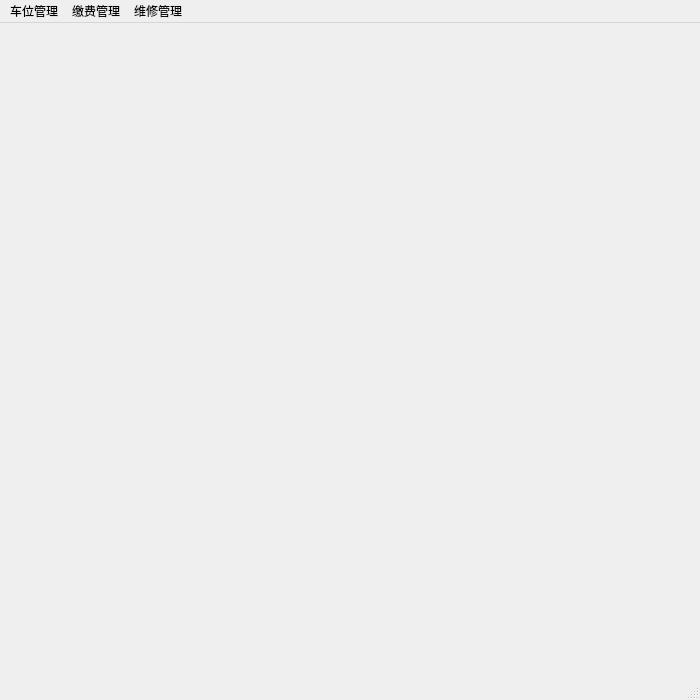
<?xml version="1.0" encoding="UTF-8"?>
<ui version="4.0">
 <class>Owner_MainWindow</class>
 <widget class="QMainWindow" name="Owner_MainWindow">
  <property name="geometry">
   <rect>
    <x>0</x>
    <y>0</y>
    <width>700</width>
    <height>700</height>
   </rect>
  </property>
  <property name="windowTitle">
   <string>MainWindow</string>
  </property>
  <widget class="QWidget" name="centralwidget"/>
  <widget class="QMenuBar" name="menubar">
   <property name="geometry">
    <rect>
     <x>0</x>
     <y>0</y>
     <width>700</width>
     <height>19</height>
    </rect>
   </property>
   <widget class="QMenu" name="menu">
    <property name="title">
     <string>车位管理</string>
    </property>
    <addaction name="action_4"/>
   </widget>
   <widget class="QMenu" name="menu_2">
    <property name="title">
     <string>缴费管理</string>
    </property>
    <addaction name="action"/>
    <addaction name="action_5"/>
   </widget>
   <widget class="QMenu" name="menu_3">
    <property name="title">
     <string>维修管理</string>
    </property>
    <addaction name="action_3"/>
    <addaction name="action_2"/>
   </widget>
   <addaction name="menu"/>
   <addaction name="menu_2"/>
   <addaction name="menu_3"/>
  </widget>
  <widget class="QStatusBar" name="statusbar"/>
  <action name="action">
   <property name="text">
    <string>业主缴费</string>
   </property>
  </action>
  <action name="action_2">
   <property name="text">
    <string>故障查询和评价</string>
   </property>
  </action>
  <action name="action_3">
   <property name="text">
    <string>故障报修</string>
   </property>
  </action>
  <action name="action_4">
   <property name="text">
    <string>车位管理</string>
   </property>
  </action>
  <action name="action_5">
   <property name="text">
    <string>缴费记录</string>
   </property>
  </action>
 </widget>
 <resources/>
 <connections/>
</ui>
